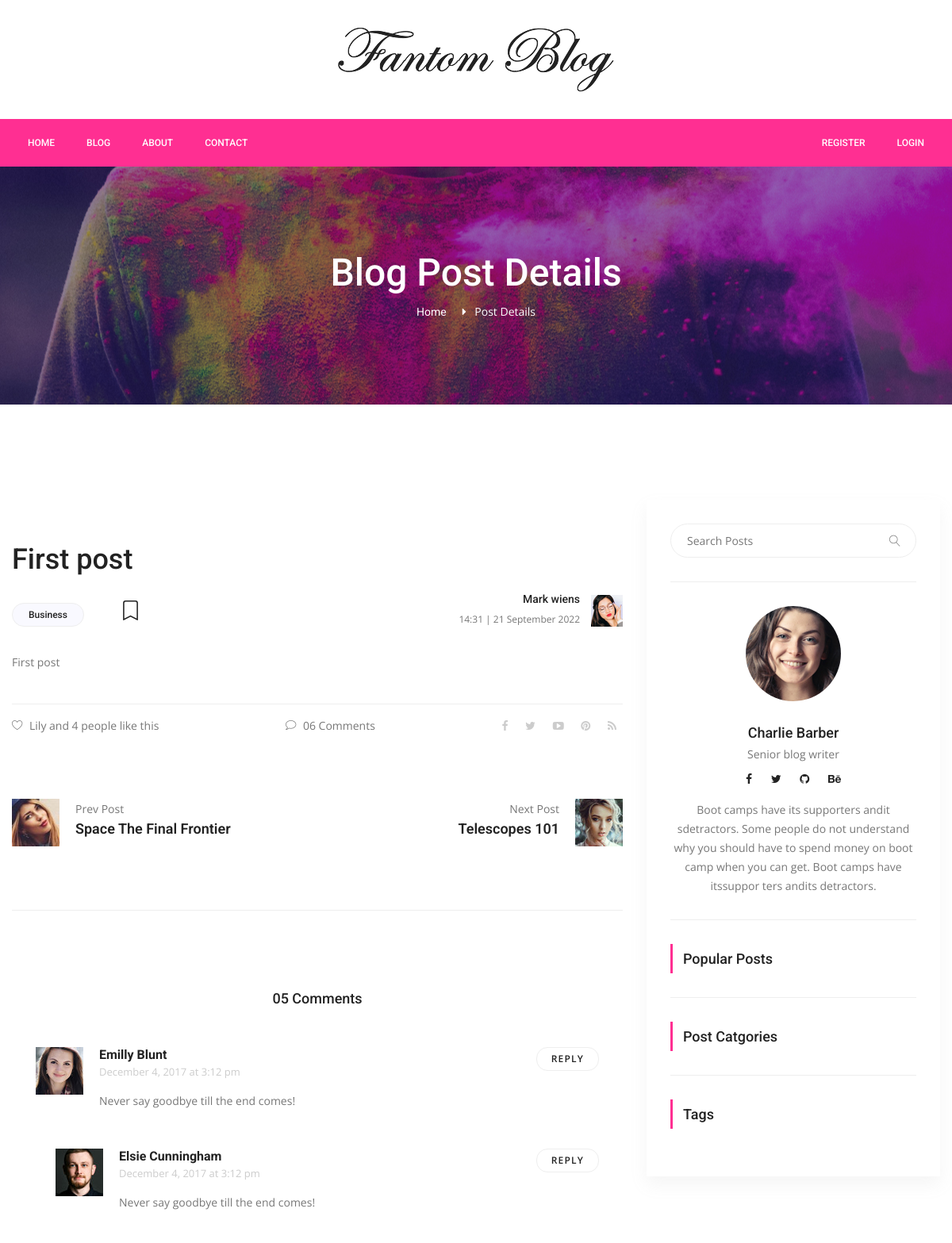
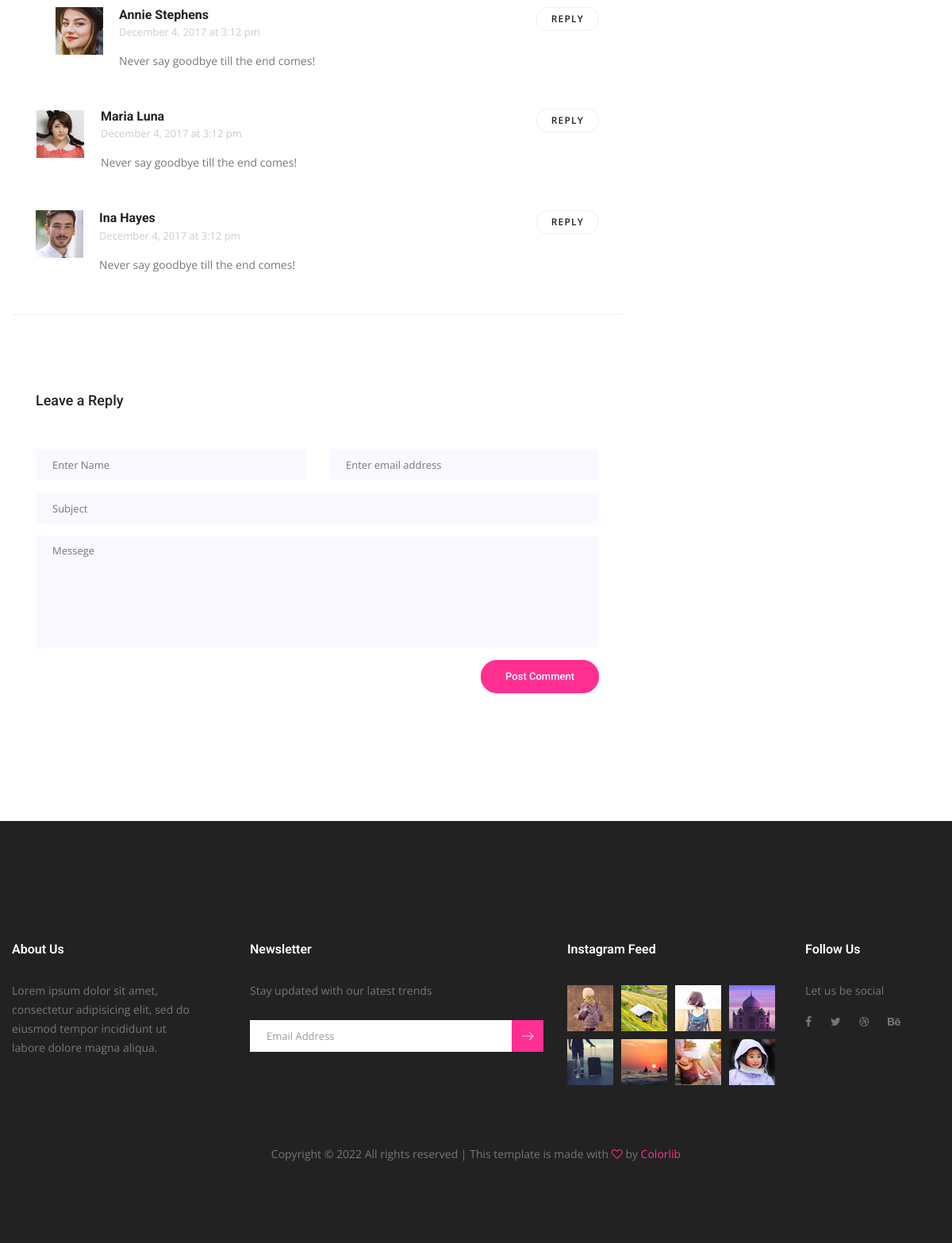
The page /post-detail/1 on the database its author committed (2 pictures, top to bottom).
### server.py (models this page shows)
class Post(db.Model):
    id = db.Column(db.Integer, primary_key=True)
    title = db.Column(db.String(500), unique=True, nullable=False)
    subtitle = db.Column(db.String(500), nullable=False)
    description = db.Column(db.Text, nullable=False)
    image_url = db.Column(db.String(500), nullable=False)
    category = db.Column(db.String(250), nullable=False)
    tags = db.Column(db.String(500), nullable=False)
    total_view = db.Column(db.Integer, nullable=False)
    created_date = db.Column(db.String(250), nullable=False)
    updated_date = db.Column(db.String(250), nullable=False)

### server.py (the view, shortened to what this page needs)
@app.route("/post-detail/<int:post_id>")
def post_detail(post_id):
    post = Post.query.get(post_id)
    post.total_view += 1
    db.session.add(post)
    db.session.commit()
    search = request.args.get("search")
    if search != None:
        search_posts = Post.query.filter(Post.title.contains(search)).all()
        return render_template("blog/pages/search.html", path=request.path, posts=search_posts, sidebar=sidebar, logged_in=current_user.is_authenticated)
    category = request.args.get("category")
    if category != None:
        category_posts = Post.query.filter_by(category=category).all()
        return render_template("blog/pages/search.html", path=request.path, posts=category_posts, sidebar=sidebar, logged_in=current_user.is_authenticated)
    query_tag = request.args.get("tag")
    return render_template("blog/pages/post-detail.html", post=post, sidebar=sidebar, logged_in=current_user.is_authenticated)

### templates/blog/pages/post-detail.html (shortened to what this page needs)
{% extends "blog/layouts/base.html" %}
{% block content %}
<section class="banner_area">
  <div class="banner_inner d-flex align-items-center">
    <div
      class="overlay bg-parallax"
      data-stellar-ratio="0.9"
      data-stellar-vertical-offset="0"
      data-background=""
    ></div>
    <div class="container">
      <div class="banner_content text-center">
        <h2>Blog Post Details</h2>
        <div class="page_link">
          <a href="{{ url_for('home') }}">Home</a>
          <span style="color: white">Post Details</span>
        </div>
      </div>
    </div>
  </div>
</section>
<section class="blog_area p_120 single-post-area">
  <div class="container">
    <div class="row">
      <div class="col-lg-8">
        <div class="main_blog_details">
          <a href="#"><h4>{{ post.title }}</h4></a>
          <div class="user_details">
            <div class="float-left">
              <div class="cat-bookmark">
                <div class="cat">
                  <a href="#">{{ post.category }}</a>
                </div>
                <div class="bookmark-icon">
                  <a
                    href="#"
                    style="background: none; border: none"
                    class="bookmark-link"
                  >
                  </a>
                </div>
              </div>
            </div>
            <div class="float-right">
              <div class="media">
                <div class="media-body">
                  <h5>Mark wiens</h5>
                  <p>{{ post.updated_date }}</p>
                </div>
                <div class="d-flex">
                  <img
                    src="{{ url_for('static', filename='img/blog/user-img.jpg') }}"
                    alt=""
                  />
                </div>
              </div>
            </div>
          </div>
          <div>{{ post.description | safe }}</div>
          <div class="news_d_footer">
            <a href="#"
              ><i class="lnr lnr lnr-heart"></i>Lily and 4 people like this</a
            >
            <a class="justify-content-center ml-auto" href="#"
              ><i class="lnr lnr lnr-bubble"></i>06 Comments</a
            >
            <div class="news_socail ml-auto">
              <a href="#"><i class="fa fa-facebook"></i></a>
              <a href="#"><i class="fa fa-twitter"></i></a>
              <a href="#"><i class="fa fa-youtube-play"></i></a>
              <a href="#"><i class="fa fa-pinterest"></i></a>
              <a href="#"><i class="fa fa-rss"></i></a>
            </div>
          </div>
        </div>
        <div class="navigation-area">
          <div class="row">
            <div
              class="col-lg-6 col-md-6 col-12 nav-left flex-row d-flex justify-content-start align-items-center"
            >
              <div class="thumb">
                <a href="#"
                  ><img class="img-fluid" src="static/img/blog/prev.jpg" alt=""
                /></a>
              </div>
              <div class="arrow">
                <a href="#"
                  ></a>
              </div>
              <div class="detials">
                <p>Prev Post</p>
                <a href="#"><h4>Space The Final Frontier</h4></a>
              </div>
            </div>
            <div
              class="col-lg-6 col-md-6 col-12 nav-right flex-row d-flex justify-content-end align-items-center"
            >
              <div class="detials">
                <p>Next Post</p>
                <a href="#"><h4>Telescopes 101</h4></a>
              </div>
              <div class="arrow">
                <a href="#"
                  ></a>
              </div>
              <div class="thumb">
                <a href="#"
                  ><img class="img-fluid" src="static/img/blog/next.jpg" alt=""
                /></a>
              </div>
            </div>
          </div>
        </div>
        <div class="comments-area">
          <h4>05 Comments</h4>
          <div class="comment-list">
            <div class="single-comment justify-content-between d-flex">
              <div class="user justify-content-between d-flex">
                <div class="thumb">
                  <img src="static/img/blog/c1.jpg" alt="" />
                </div>
                <div class="desc">
                  <h5><a href="#">Emilly Blunt</a></h5>
                  <p class="date">December 4, 2017 at 3:12 pm</p>
                  <p class="comment">Never say goodbye till the end comes!</p>
                </div>
              </div>
              <div class="reply-btn">
                <a href="" class="btn-reply text-uppercase">reply</a>
              </div>
            </div>
          </div>
          <div class="comment-list left-padding">
            <div class="single-comment justify-content-between d-flex">
              <div class="user justify-content-between d-flex">
                <div class="thumb">
                  <img src="static/img/blog/c2.jpg" alt="" />
                </div>
                <div class="desc">
                  <h5><a href="#">Elsie Cunningham</a></h5>
                  <p class="date">December 4, 2017 at 3:12 pm</p>
                  <p class="comment">Never say goodbye till the end comes!</p>
                </div>
              </div>
              <div class="reply-btn">
                <a href="" class="btn-reply text-uppercase">reply</a>
              </div>
            </div>
          </div>
          <div class="comment-list left-padding">
            <div class="single-comment justify-content-between d-flex">
              <div class="user justify-content-between d-flex">
                <div class="thumb">
                  <img src="static/img/blog/c3.jpg" alt="" />
                </div>
                <div class="desc">
                  <h5><a href="#">Annie Stephens</a></h5>
                  <p class="date">December 4, 2017 at 3:12 pm</p>
                  <p class="comment">Never say goodbye till the end comes!</p>
                </div>
              </div>
              <div class="reply-btn">
                <a href="" class="btn-reply text-uppercase">reply</a>
              </div>
            </div>
          </div>
          <div class="comment-list">
            <div class="single-comment justify-content-between d-flex">
              <div class="user justify-content-between d-flex">
                <div class="thumb">
                  <img src="static/img/blog/c4.jpg" alt="" />
                </div>
                <div class="desc">
                  <h5><a href="#">Maria Luna</a></h5>
                  <p class="date">December 4, 2017 at 3:12 pm</p>
                  <p class="comment">Never say goodbye till the end comes!</p>
                </div>
              </div>
              <div class="reply-btn">
                <a href="" class="btn-reply text-uppercase">reply</a>
              </div>
            </div>
          </div>
          <div class="comment-list">
            <div class="single-comment justify-content-between d-flex">
              <div class="user justify-content-between d-flex">
                <div class="thumb">
                  <img src="static/img/blog/c5.jpg" alt="" />
                </div>
                <div class="desc">
                  <h5><a href="#">Ina Hayes</a></h5>
                  <p class="date">December 4, 2017 at 3:12 pm</p>
                  <p class="comment">Never say goodbye till the end comes!</p>
                </div>
              </div>
              <div class="reply-btn">
                <a href="" class="btn-reply text-uppercase">reply</a>
              </div>
            </div>
          </div>
        </div>
        <div class="comment-form">
          <h4>Leave a Reply</h4>
          <form>
            <div class="form-group form-inline">
              <div class="form-group col-lg-6 col-md-6 name">
                <input
                  type="text"
                  class="form-control"
                  id="name"
                  placeholder="Enter Name"
                  onfocus="this.placeholder = ''"
                  onblur="this.placeholder = 'Enter Name'"
                />
              </div>
              <div class="form-group col-lg-6 col-md-6 email">
                <input
                  type="email"
                  class="form-control"
                  id="email"
                  placeholder="Enter email address"
                  onfocus="this.placeholder = ''"
                  onblur="this.placeholder = 'Enter email address'"
                />
              </div>
            </div>
            <div class="form-group">
              <input
                type="text"
                class="form-control"
                id="subject"
                placeholder="Subject"
                onfocus="this.placeholder = ''"
                onblur="this.placeholder = 'Subject'"
              />
            </div>
            <div class="form-group">
              <textarea
                class="form-control mb-10"
                rows="5"
                name="message"
                placeholder="Messege"
                onfocus="this.placeholder = ''"
                onblur="this.placeholder = 'Messege'"
                required=""
              ></textarea>
            </div>
            <a href="#" class="primary-btn submit_btn">Post Comment</a>
          </form>
        </div>
      </div>
      <div class="col-lg-4">{% include 'blog/include/sidebar.html' %}</div>
    </div>
  </div>
</section>
{% endblock %}

### static/css/arunesh.css (style rules this page uses)
.text-uppercase { letter-spacing: 0.1em; }
.cat-bookmark { display: flex; align-items: center; gap: 1rem; }

### rows shown on the page
Post: title "First post", category "Business", updated_date "14:31 | 21 September 2022", description "First post"
